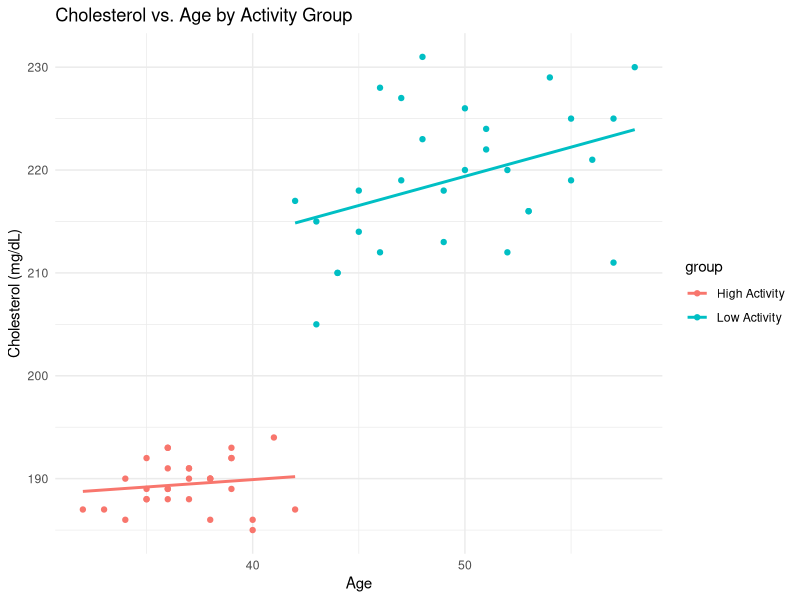

Here is the R script that generated this plot:
# teaching_stats_demo.R

library(tidyverse)

# Load simulated dataset
data <- read_csv("simulated_health_data.csv")

# t-test between groups
t_test_result <- t.test(cholesterol ~ group, data = data)
print(t_test_result)

# Simple regression: cholesterol ~ age
model <- lm(cholesterol ~ age, data = data)
summary(model)

# Visualization
ggplot(data, aes(x = age, y = cholesterol, color = group)) +
  geom_point() +
  geom_smooth(method = "lm", se = FALSE) +
  labs(
    title = "Cholesterol vs. Age by Activity Group",
    x = "Age",
    y = "Cholesterol (mg/dL)"
  ) +
  theme_minimal()
